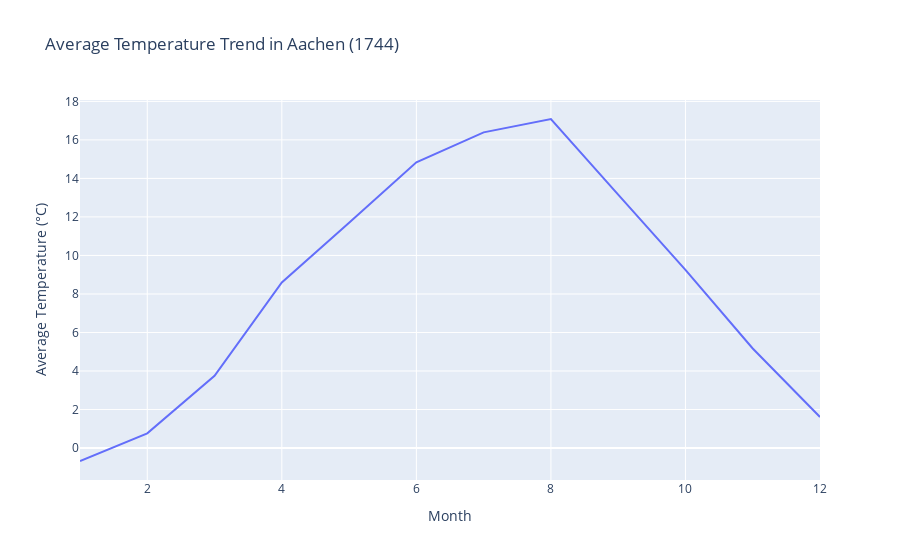

The notebook cell this image was saved under:
### Markdown cell above
Visualising Only Aachen for one year 1744

### Code cell
import plotly.express as px

# Filter data for Aachen and a specific year (e.g., 2000)
year_to_view = 1744  # Change this to any desired year
df_aachen_year = df_aachen[df_aachen["Year"] == year_to_view]

# Create the plot
fig = px.line(df_aachen_year, x="Month", y="AverageTemperature", 
              title=f"Average Temperature Trend in Aachen ({year_to_view})",
              labels={"Month": "Month", "AverageTemperature": "Average Temperature (°C)"},
              line_shape="linear")

# Show the figure
fig.show()

### Figure 1 — Plotly figure (JSON) as saved in the notebook; plotly's stock layout.template omitted (floating-point values rounded to 4 significant figures)
{"data": [{"hovertemplate": "Month=%{x}<br>Average Temperature (°C)=%{y}<extra></extra>", "legendgroup": "", "line": {"color": "#636efa", "dash": "solid", "shape": "linear"}, "marker": {"symbol": "circle"}, "mode": "lines", "name": "", "orientation": "v", "showlegend": false, "type": "scatter", "x": [1, 2, 3, 4, 5, 6, 7, 8, 9, 10, 11, 12], "xaxis": "x", "y": [-0.673, 0.762, 3.754, 8.599, 11.7, 14.84, 16.39, 17.09, 13.16, 9.255, 5.169, 1.611], "yaxis": "y"}], "layout": {"legend": {"tracegroupgap": 0}, "title": {"text": "Average Temperature Trend in Aachen (1744)"}, "xaxis": {"anchor": "y", "domain": [0, 1], "title": {"text": "Month"}}, "yaxis": {"anchor": "x", "domain": [0, 1], "title": {"text": "Average Temperature (°C)"}}}}
